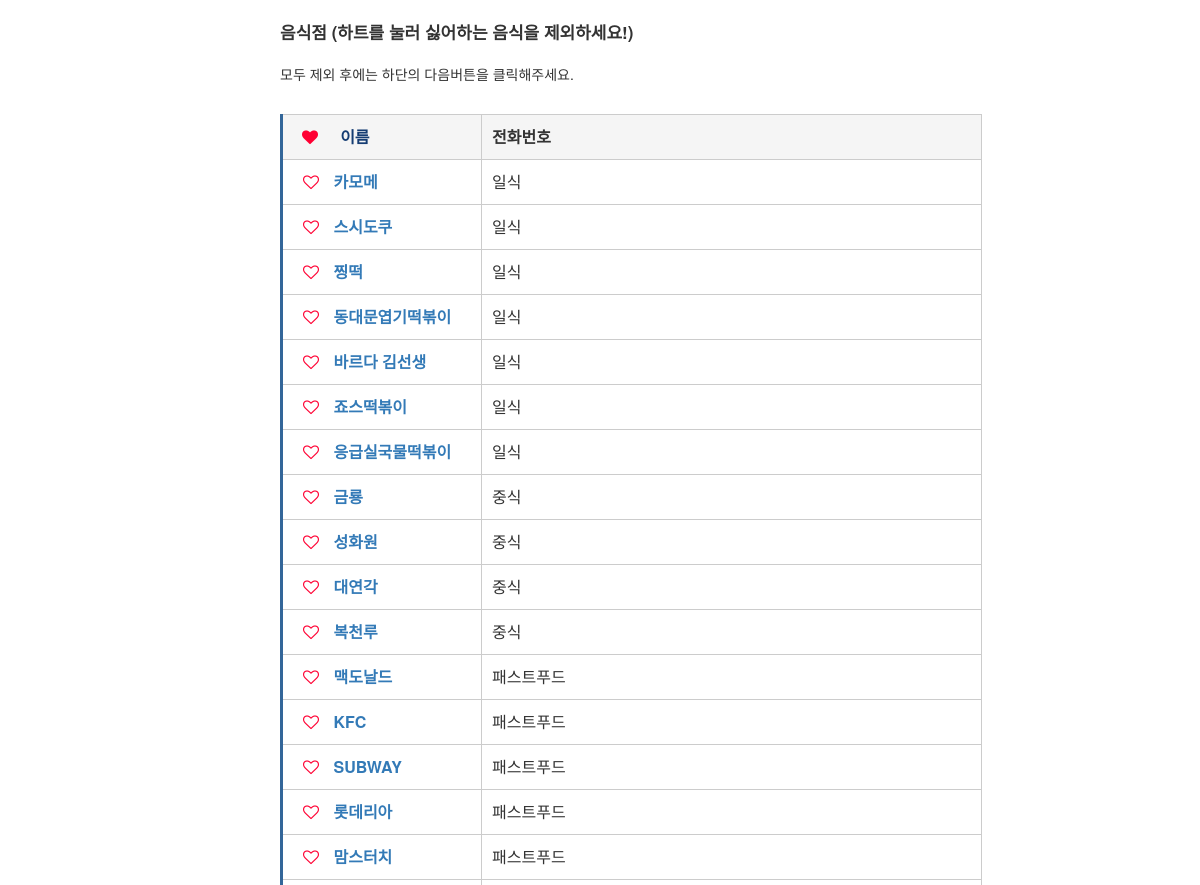
Page /delivery/without/reset (upper part) on the earlier database version.
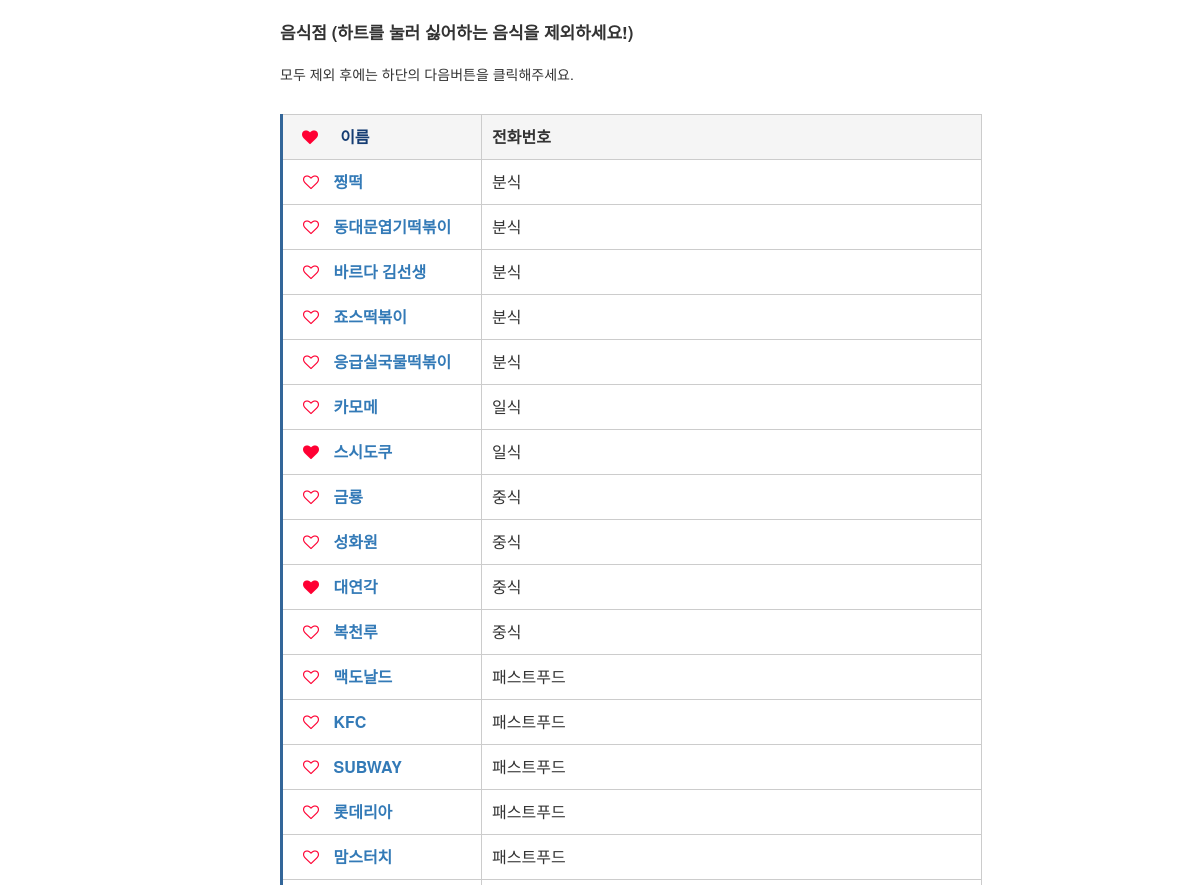
Same page on the later database version.
### pickLunch.py (models this page shows, shortened)
class STORE(db.Model):
   name=db.Column(db.String(100), primary_key=True, nullable=False, default='')
   number=db.Column(db.String(100), nullable=True, default='')
   address=db.Column(db.String(100), nullable=True, default='')
   category=db.Column(db.String(100), nullable=True, default='')
   choice=db.Column(db.String(100), nullable=True, default='X')
   delivery=db.Column(db.String(100), nullable=True, default='X')
   def SetStore(ox):
        STORE_=STORE.query.all()
        for i in STORE_:
           i.choice=ox
        db.session.commit()

### pickLunch.py (the view)
@app.route('/<eat>/<choose>/<check>')
def fourcases(eat, choose, check):
   if(eat=='goto'):
      if(choose=='like'):
         if check=='reset':
            STORE.SetStore('X')
         return render_template('listgl.html', STORELIST=STORE.query.order_by('category').all())
      elif(choose=='without'):
         if check=='reset':
            STORE.SetStore('O')
         return render_template('listgw.html', STORELIST=STORE.query.order_by('category').all())
   elif(eat=='delivery'):
      if(choose=='like'):
         if check=='reset':
            STORE.SetStore('X')
         return render_template('listdl.html', STORELIST=STORE.query.order_by('category').filter_by(delivery='O').all())
      elif(choose=='without'):
         if check=='reset':
            STORE.SetStore('O')
         return render_template('listdw.html', STORELIST=STORE.query.order_by('category').filter_by(delivery='O').all())

### templates/listdw.html (shortened to what this page needs)
﻿<!doctype html>
<html lang="kr">
   <head>
<link rel="stylesheet" href="http://netdna.bootstrapcdn.com/font-awesome/4.3.0/css/font-awesome.min.css" />
<link rel="stylesheet" href="http://maxcdn.bootstrapcdn.com/bootstrap/3.3.7/css/bootstrap.min.css" />
<link rel="stylesheet" href="{{ url_for('static', filename='css/main.css')}}"/>
<link rel="stylesheet" href="{{ url_for('static', filename='css/button.css')}}"/>
<link rel="stylesheet" href="https://maxcdn.bootstrapcdn.com/font-awesome/4.7.0/css/font-awesome.min.css" />
</head>
<body>
<main>
   <div>
        <table class="contact_list">
        <thead><p style="font-weight: bold; font-size: 17px; margin-left: 30px; margin-top: 20px">음식점 (하트를 눌러 싫어하는 음식을 제외하세요!)<br></p>
                    <p style="font-weight: font-size: 12px; margin-left: 30px; margin-top: 20px">모두 제외 후에는 하단의 다음버튼을 클릭해주세요.<br></p>
        </thead>
        <tbody>
          <tr>
              <th scop="row" style="background: #f5f5f5">&nbsp;&nbsp;<i class="fa fa-heart" style="color:#ff0033"></i>&nbsp;&nbsp;&nbsp;&nbsp;&nbsp;이름</th>
              <td style="background:#f5f5f5;font-weight: bold">전화번호</td> </tr>
              {%- for i in STORELIST %}
              <th scope="row">
             <a href="/choice/delivery/without/{{i.name}}"  title = "{{i.choice}}" class="fa fa-heart-o" style="color :#ff0033" name="favoriticon"> </a>
              <a href = "#{{i.name}}" class="btn-example" onclick="layer_open('{{i.name}}'); return false;" > {{i.name }}</a>
              </th>
              <td>{{ i.category }}</td>
       {%- endfor %}
       </tbody>
      </table>
   </div>
</main>
</body>
</html>

### static/css/main.css (style rules this page uses)
input[type="checkbox"]:checked ~ main { left: 250px; }
main { position: absolute; transition: all 0.15s ease-in-out; top: 0; left: 50px; }
table.contact_list { border-collapse: collapse; text-align: left; line-height: 1.5; border-top: 1px solid #ccc; border-left: 3px solid #369; margin : 30px 30px; }
table.contact_list th { width: 200px; padding: 10px; margin-left: 30px font-weight: bold; vertical-align: top; color: #153d73; border-right: 1px solid #ccc; border-bottom: 1px solid #ccc; }
table.contact_list td { width: 500px; padding: 10px; vertical-align: top; border-right: 1px solid #ccc; border-bottom: 1px solid #ccc; }
* { margin: 0; padding: 0; }
body { margin: 100px; }

### templates/listdw.html (style rules this page uses)
a { margin-left:10px; }
body { background: url('https://static.pexels.com/photos/28773/pexels-photo-28773.jpg') no-repeat center center fixed; -webkit-background-size: cover; -moz-background-size: cover; -o-background-size: cover; background-size: cover; }

Differences in the rows shown:
changed STORE "찡떡": category "일식" → "분식"
changed STORE "동대문엽기떡볶이": category "일식" → "분식"
changed STORE "바르다 김선생": category "일식" → "분식"
changed STORE "죠스떡볶이": category "일식" → "분식"
changed STORE "응급실국물떡볶이": category "일식" → "분식"
changed STORE "카모메": moves down the list
changed STORE "스시도쿠": choice "X" → "O" (drawn); moves down the list
changed STORE "대연각": choice "X" → "O" (drawn)
